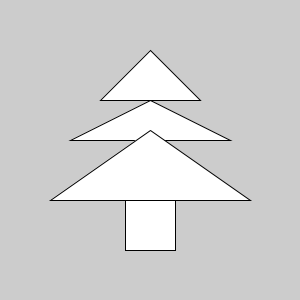
Frame 1 (no input)
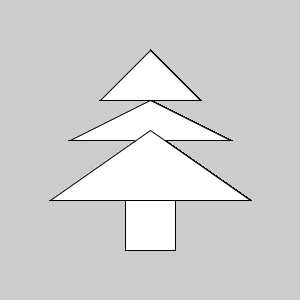
Frame 60 (the mouse pressed at the canvas centre just before this capture)
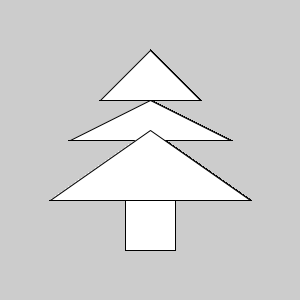
Frame 120 (the mouse held since frame 60 and released just before this capture)

The Processing sketch that drew these frames (run headless with seeded random() and noise(); from frame 60 on, the mouse is pressed at the canvas centre):

// Processing sketch: processing_173094
// ── processing_173094.pde

void setup() {
    size(300,300);
}
  void draw(){
   triangle(150,100,70,140,230,140);
    triangle(150,130,250,200,50,200);
    triangle(150,50,200,100,100,100);
    rect(175,200,-50,50);
    }
